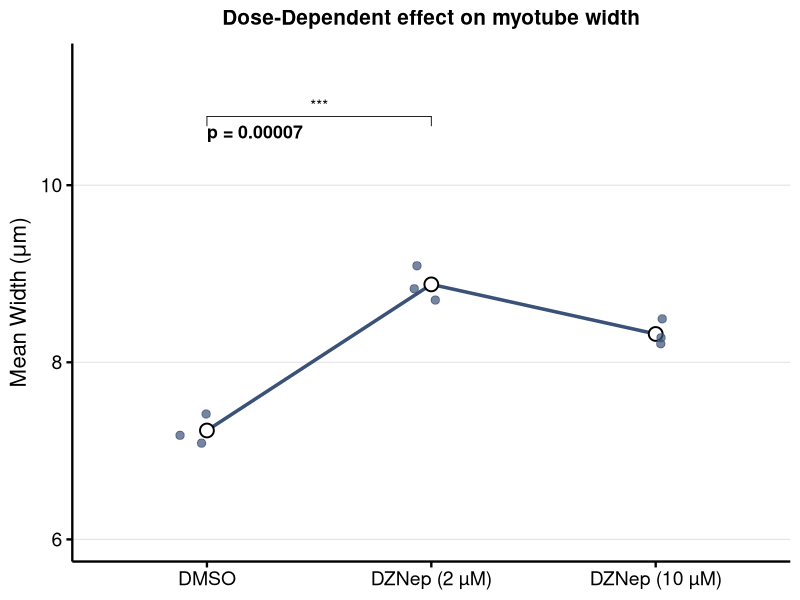
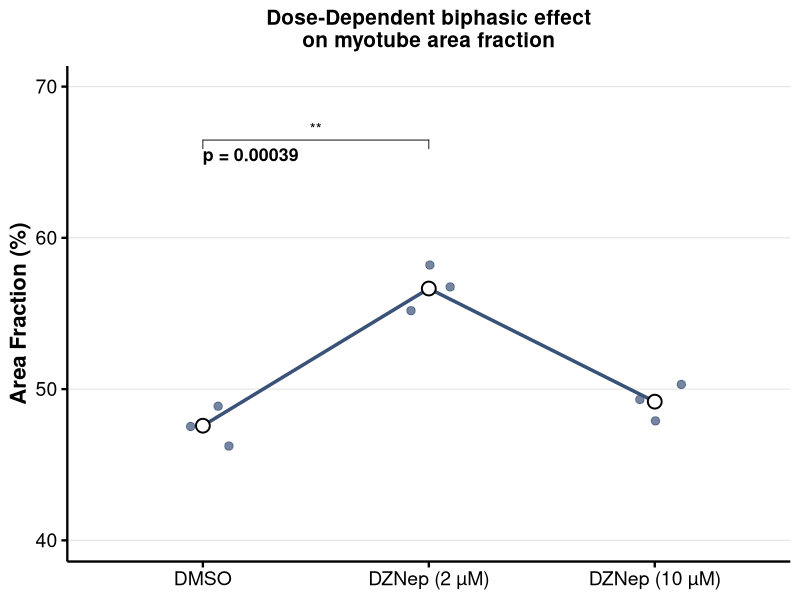
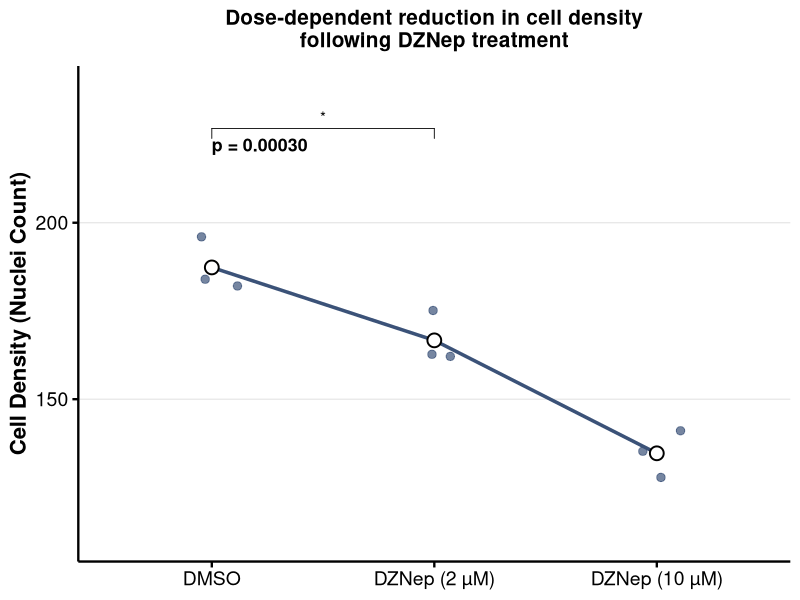

R code for these plots, in order:
options(bitmapType = "cairo")
suppressMessages(library(ggplot2))
suppressMessages(library(dplyr))
suppressMessages(library(ggpubr))

# 1. Complete raw/replicate data for all 3 metrics
raw_data <- data.frame(
  Group = factor(
    rep(c("DMSO", "DZNep (2 µM)", "DZNep (10 µM)"), each = 3),
    levels = c("DMSO", "DZNep (2 µM)", "DZNep (10 µM)")
  ),
  # Individual observations across 3 replicates
  Width = c(7.1, 7.4, 7.19,     # DMSO
            8.7, 9.1, 8.84,     # DZNep 2 µM
            8.2, 8.5, 8.26),    # DZNep 10 µM
  
  Area = c(46.2, 48.9, 47.64,   # DMSO
           55.1, 58.2, 56.65,   # DZNep 2 µM
           48.0, 50.3, 49.21),  # DZNep 10 µM
  
  Density = c(184, 196, 182,    # DMSO
              162, 175, 163,    # DZNep 2 µM
              128, 141, 135)    # DZNep 10 µM
)

# 2. Pairwise treatment comparisons relative to Control
comparisons_list <- list(
  c("DMSO", "DZNep (2 µM)"),
  c("DMSO", "DZNep (10 µM)")
)

# 3. Custom plotting function for clean jittered + significance graphs
create_custom_plot <- function(df, y_var, y_label, title_text, y_limits, p_val_pos) {
  
  # Calculate overall ANOVA p-value manually to force decimal notation (non-exponential)
  fit <- aov(as.formula(paste(y_var, "~ Group")), data = df)
  anova_p <- summary(fit)[[1]][["Pr(>F)"]][1]
  p_label <- sprintf("p = %.5f", anova_p)  # Standard decimal format (e.g., p = 0.00033)
  
  ggplot(df, aes(x = Group, y = .data[[y_var]])) +
    # Group mean trend line and mean marker point
    stat_summary(fun = mean, geom = "line", aes(group = 1), color = "#3B5278", linewidth = 1.2) +
    stat_summary(fun = mean, geom = "point", shape = 21, size = 4, fill = "#FFF", color = "black", stroke = 1) +
    
    # Jittered individual replicate data points
    geom_jitter(width = 0.12, size = 2.5, color = "#3B5278", alpha = 0.7) +
    
    # Custom non-exponential p-value annotation without the ANOVA method prefix
    annotate("text", x = 1, y = p_val_pos, label = p_label, size = 4.5, hjust = 0, fontface = "bold") +
    
    # Significance comparison bars relative to DMSO (*, **, ***)
    stat_compare_means(
      comparisons = comparisons_list,
      method = "t.test",
      label = "p.signif",
      symnum.args = list(cutpoints = c(0, 0.001, 0.01, 0.05, 1), symbols = c("***", "**", "*", "ns"))
    ) +
    
    scale_y_continuous(limits = y_limits, expand = expansion(mult = c(0.05, 0.12))) +
    labs(x = NULL, y = y_label, title = title_text) +
    theme_classic(base_size = 14) +
    theme(
      plot.title         = element_text(face = "bold", size = 15, hjust = 0.5, margin = margin(b = 10)),
      axis.line          = element_line(linewidth = 0.8, color = "black"),
      axis.ticks         = element_line(linewidth = 0.8, color = "black"),
      axis.ticks.length   = unit(0.15, "cm"),
      axis.text          = element_text(color = "black", size = 14),
      axis.title         = element_text(color = "black", face = "bold", size = 16),
      panel.grid.major.y = element_line(colour = "grey90", linewidth = 0.4),
      legend.position    = "none"
    )
}

# 4. Generate plots for all three variables
p_width <- create_custom_plot(
  df         = raw_data,
  y_var      = "Width",
  y_label    = expression("Mean Width (" * mu * "m)"),
  title_text = "Dose-Dependent effect on myotube width",
  y_limits   = c(6, 11),
  p_val_pos  = 10.6
)

p_area <- create_custom_plot(
  df         = raw_data,
  y_var      = "Area",
  y_label    = "Area Fraction (%)",
  title_text = "Dose-Dependent biphasic effect\non myotube area fraction",
  y_limits   = c(40, 68),
  p_val_pos  = 65.5
)

p_density <- create_custom_plot(
  df         = raw_data,
  y_var      = "Density",
  y_label    = "Cell Density (Nuclei Count)",
  title_text = "Dose-dependent reduction in cell density\nfollowing DZNep treatment",
  y_limits   = c(110, 230),
  p_val_pos  = 222
)

# 5. Save plots
ggsave("myotube_width_jitter_sig.png", plot = p_width, width = 5.5, height = 4.5)
ggsave("area_fraction_jitter_sig.png", plot = p_area, width = 5.5, height = 4.5)
ggsave("cell_density_jitter_sig.png", plot = p_density, width = 5.5, height = 4.5)
